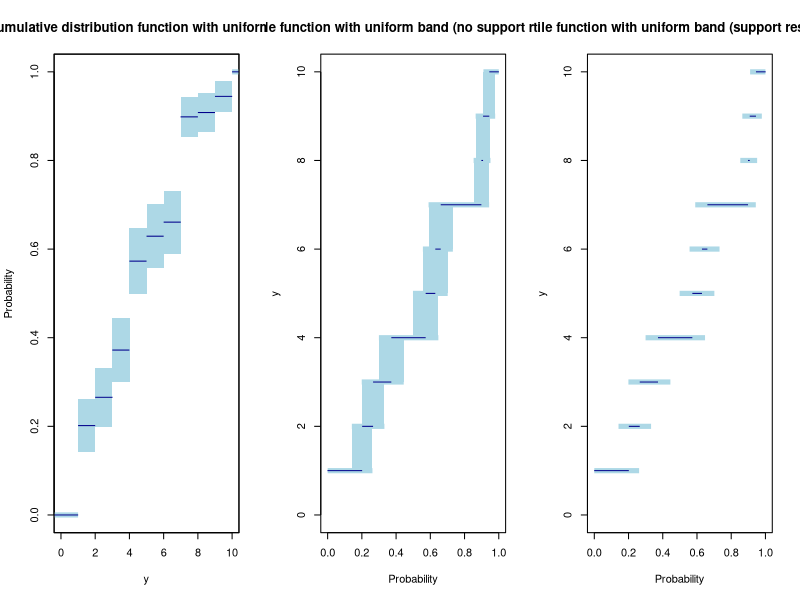
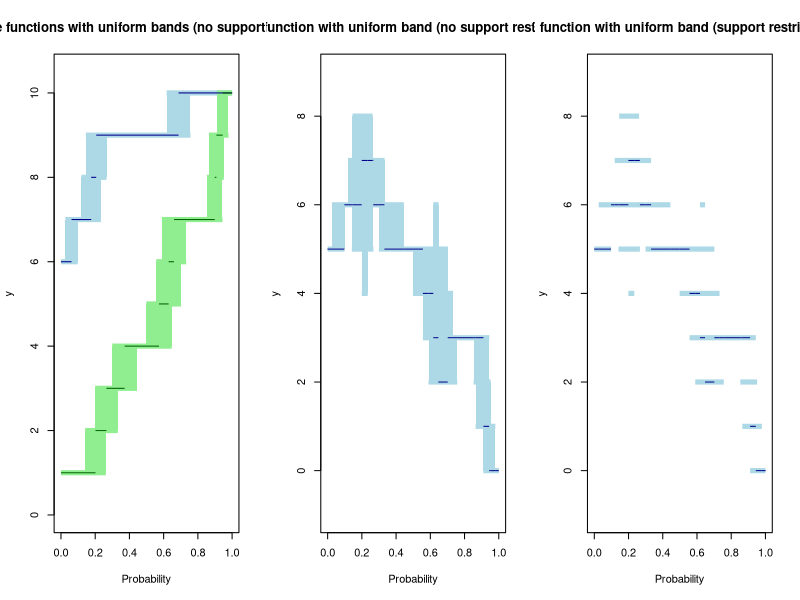

Write the R code that produced these figures, in order.
# Generate pseudo-data to illustrate the method
set.seed(1)
ys <- c(1:10)
Fs <- sort(c(runif(9), 1))
F1s <- sort(c(rep(0, 5), 1, runif(4)))
# Create uniform bands for the cumulative distribution functions
bound <- (Fs * (1 - Fs)) ^ 0.5 * 0.15
Us <- sort(Fs + bound)
Ls <- sort(Fs - bound)
bound <- (F1s * (1 - F1s)) ^ 0.5 * 0.15
U1s <- sort(F1s + bound)
L1s <- sort(F1s - bound)

# Define the function cdf that returns the cumulative distribution function
cdf <- function(ys, Fs) {
  ys <- sort(ys)
  Fs <- sort(Fs)
  F <- stepfun(ys, c(0, Fs))
  return(F)
}

# Define the function left.inv that returns the left inverse function
left.inv <- function(ys, Fs) {
  ys <- sort(ys)
  Fs <- sort(Fs)
  iF <- stepfun(Fs, c(ys, max(ys)), right = TRUE)
  return(iF)
}

# Figure 2
pdf(paste0(code.dir, "/Results/figure2.pdf"),
  height = 5,
  width = 14
)
par(mfrow = c(1, 3), lend = "butt")

# Left panel
# Distribution function
F <- cdf(c(-999, ys, max(ys) + .Machine$double.eps), c(0, Fs, 1))
plot(
  F,
  xval = -1:10,
  xlim = c(0, 10),
  verticals = FALSE,
  do.points = FALSE,
  col = "dark blue",
  ylab = "Probability",
  xlab = "y",
  ylim = c(0, 1),
  main = "Cumulative distribution function with uniform band",
  sub = " "
)
# Uniform bands
for (v in 1:(length(ys) - 1)) {
  polygon(c(ys[v], ys[v + 1] + 0.01, ys[v + 1] + 0.01, ys[v]),
    c(Ls[v], Ls[v], min(Us[v], 1), min(Us[v], 1)),
    col = "light blue",
    border = NA
  )
}
segments(-1, 0, 1, 0, col = "light blue", lwd = 5)
segments(10, 1, 11, 1, col = "light blue", lwd = 5)
lines(
  F,
  ys,
  verticals = FALSE,
  do.points = FALSE,
  col = "dark blue",
  lty = 1
)
box()

# Middle panel
# Quantile function
Q <-
  left.inv(c(-999, ys, 9999), c(0, Fs, max(Fs) + .Machine$double.eps))
plot(
  Q,
  xlim = c(0, 1),
  verticals = FALSE,
  do.points = FALSE,
  col = "dark blue",
  ylab = "y",
  xlab = "Probability",
  ylim = c(0, 10),
  main = "Quantile function with uniform band (no support restrictions)",
  sub = " "
)
# Uniform bands
segments(0, 1, Us[1], 1, col = "light blue", lwd = 5)
for (i in 2:length(ys)) {
  segments(Ls[i - 1],
    ys[i],
    min(1, Us[i]),
    ys[i],
    col = "light blue",
    lty = 1,
    lwd = 5
  )
}
for (v in 1:length(ys)) {
  polygon(c(Ls[v], Ls[v], min(Us[v], 1), min(Us[v], 1)),
    c(ys[v], ys[v + 1], ys[v + 1], ys[v]),
    col = "light blue",
    border = NA
  )
}
lines(
  Q,
  verticals = FALSE,
  do.points = FALSE,
  col = "dark blue",
  lty = 1
)

# Right panel
# Quantile function
plot(
  Q,
  xlim = c(0, 1),
  verticals = FALSE,
  do.points = FALSE,
  col = "dark blue",
  ylab = "y",
  xlab = "Probability",
  ylim = c(0, 10),
  main = "Quantile function with uniform band (support restrictions)",
  sub = " "
)
# Uniform bands
segments(0, 1, Us[1], 1, col = "light blue", lwd = 5)
for (i in 2:length(ys)) {
  segments(
    Ls[i - 1],
    ys[i],
    min(Us[i], 1),
    ys[i],
    col = "light blue",
    lty = 1,
    lwd = 5
  )
}
lines(
  Q,
  verticals = FALSE,
  do.points = FALSE,
  col = "dark blue",
  lty = 1
)

dev.off()


# Figure 3
pdf(paste0(code.dir, "/Results/figure3.pdf"),
  height = 5,
  width = 14
)
par(mfrow = c(1, 3), lend = "butt")
#Left panel
#Definition of the quantile functions
Q0 <-
  left.inv(
    c(-999, ys, 9999),
    c(-2 * .Machine$double.eps, Fs, max(Fs) + .Machine$double.eps)
  )
Q1 <-
  left.inv(
    c(-999, ys[F1s > 0], 9999),
    c(-2 * .Machine$double.eps, F1s[F1s > 0], max(F1s) + .Machine$double.eps)
  )
#Plot the quantile functions
plot(
  Q1,
  xlim = c(0, 1),
  verticals = FALSE,
  do.points = FALSE,
  col = "dark blue",
  ylab = "y",
  xlab = "Probability",
  ylim = c(0, 10.5),
  main = "Quantile functions with uniform bands (no support restrictions)",
  sub = " "
)
for (i in 2:length(ys)) {
  if (max(0, L1s[i - 1]) < min(1, U1s[i])) {
    segments(
      max(0, L1s[i - 1]),
      ys[i],
      min(1, U1s[i]),
      ys[i],
      col = "light blue",
      lty = 1,
      lwd = 5
    )
  }
}
#Uniform bands for the treated outcome
for (v in 1:length(ys)) {
  if (max(0, L1s[v]) < min(U1s[v], 1)) {
    polygon(c(max(0, L1s[v]), max(0, L1s[v]), min(U1s[v], 1), min(U1s[v], 1)),
      c(ys[v], ys[v + 1], ys[v + 1], ys[v]),
      col = "light blue",
      border = NA
    )
  }
}
segments(0, 1, Us[1], 1, col = "light green", lwd = 5)
for (i in 2:length(ys)) {
  segments(
    max(0, Ls[i - 1]),
    ys[i],
    min(1, Us[i]),
    ys[i],
    col = "light green",
    lty = 1,
    lwd = 5
  )
}
#Uniform bands for the control outcome
for (v in 1:length(ys)) {
  polygon(c(max(0, Ls[v]), max(0, Ls[v]), min(Us[v], 1), min(Us[v], 1)),
    c(ys[v], ys[v + 1], ys[v + 1], ys[v]),
    col = "light green",
    border = NA
  )
}
#Plot again the point `estimates' on top
plot(
  Q1,
  xlim = c(0, 1),
  verticals = FALSE,
  do.points = FALSE,
  col = "dark blue",
  add = TRUE
)
plot(
  Q,
  xlim = c(0, 1),
  verticals = FALSE,
  do.points = FALSE,
  col = "dark green",
  add = TRUE
)

#Middle panel
#Definition of the quantile effect function
quant <- unique(c(F1s, Fs))
quant <-
  sort(c(quant - .Machine$double.eps, quant + .Machine$double.eps))
QTE <- Q1(quant) - Q0(quant)
QTE.func <-
  stepfun(c(quant, max(quant) + .Machine$double.eps), c(-100, QTE, 100),
    right =
      TRUE
  )
#Plot the QE function
plot(
  QTE.func,
  xlim = c(0, 1),
  verticals = FALSE,
  do.points = FALSE,
  col = "dark blue",
  cex = 0,
  xlab = "Probability",
  ylab = "y",
  ylim = c(-1, 9),
  main = "QE function with uniform band (no support restrictions)",
  sub = " "
)
quant <- unique(c(0, 1, L1s, Ls, U1s, Us))
quant <-
  sort(c(quant - .Machine$double.eps, quant + .Machine$double.eps))
quant <- c(quant[quant > 0 & quant < 1], 1)
uQ1 <- left.inv(ys, L1s)
lQ1 <- left.inv(ys, U1s)
uQ <- left.inv(ys, Ls)
lQ <- left.inv(ys, Us)
for (v in (min(ys) - max(ys)):(max(ys) - min(ys))) {
  accepted <- rep(0, length(quant))
  for (x in 1:length(quant)) {
    accepted[x] <-
      v <= uQ1(quant[x]) - lQ(quant[x]) &
        v >= lQ1(quant[x]) - uQ(quant[x])
  }
  if (max(accepted) == 1) {
    temp_segments <- 1 - accepted
    temp_segments[-1][temp_segments[-length(temp_segments)] == 1] <- 0
    temp_segments <- accepted * (cumsum(temp_segments) + accepted[1])
    for (s in 1:max(temp_segments))
      segments(
        quant[temp_segments == s][1],
        v,
        tail(quant[temp_segments == s], 1) + 0.001,
        v,
        col = "light blue",
        lty = 1,
        lwd = 5
      )
  }
}
#Plot the uniform bands for the QE function
for (i in 2:length(quant))
  polygon(
    c(quant[i - 1], quant[i - 1], quant[i] + 0.001, quant[i] + 0.001),
    c(
      uQ1(quant[i]) - lQ(quant[i]),
      lQ1(quant[i]) - uQ(quant[i]),
      lQ1(quant[i]) - uQ(quant[i]),
      uQ1(quant[i]) - lQ(quant[i])
    ),
    col = "light blue",
    border = NA
  )
#Plot again the point `estimates' on top
lines(
  QTE.func,
  xval = c(0, quant[quant >= 0 & quant <= 1], 1),
  verticals = FALSE,
  do.points = FALSE,
  col = "dark blue",
  lty = 1,
  lwd = 1
)

#Right panel
#Plot the QE function
plot(
  QTE.func,
  xlim = c(0, 1),
  verticals = FALSE,
  do.points = FALSE,
  col = "dark blue",
  cex = 0,
  xlab = "Probability",
  ylab = "y",
  ylim = c(-1, 9),
  main = "QE function with uniform band (support restrictions)",
  sub = " "
)
#Define the lower and upper bounds of the band for the QFs.
quant <- unique(c(0, 1, L1s, Ls, U1s, Us))
quant <-
  sort(c(quant - .Machine$double.eps, quant + .Machine$double.eps))
quant <- c(quant[quant > 0 & quant < 1], 1)
uQ1 <- left.inv(ys, L1s)
lQ1 <- left.inv(ys, U1s)
uQ <- left.inv(ys, Ls)
lQ <- left.inv(ys, Us)
#Plot the uniform bands for the QE function
for (v in (min(ys) - max(ys)):(max(ys) - min(ys))) {
  accepted <- rep(0, length(quant))
  for (x in 1:length(quant)) {
    accepted[x] <-
      v <= uQ1(quant[x]) - lQ(quant[x]) &
        v >= lQ1(quant[x]) - uQ(quant[x])
  }
  if (max(accepted) == 1) {
    temp_segments <- 1 - accepted
    temp_segments[-1][temp_segments[-length(temp_segments)] == 1] <- 0
    temp_segments <- accepted * (cumsum(temp_segments) + accepted[1])
    for (s in 1:max(temp_segments))
      segments(
        quant[temp_segments == s][1],
        v,
        tail(quant[temp_segments == s], 1),
        v,
        col = "light blue",
        lty = 1,
        lwd = 5
      )
  }
}
#Plot again the QE function on the top
lines(
  QTE.func,
  xval = c(0, quant[quant >= 0 &
    quant <= 1], 1),
  verticals = FALSE,
  do.points = FALSE,
  col = "dark blue",
  lty = 1,
  lwd = 1
)

dev.off()
